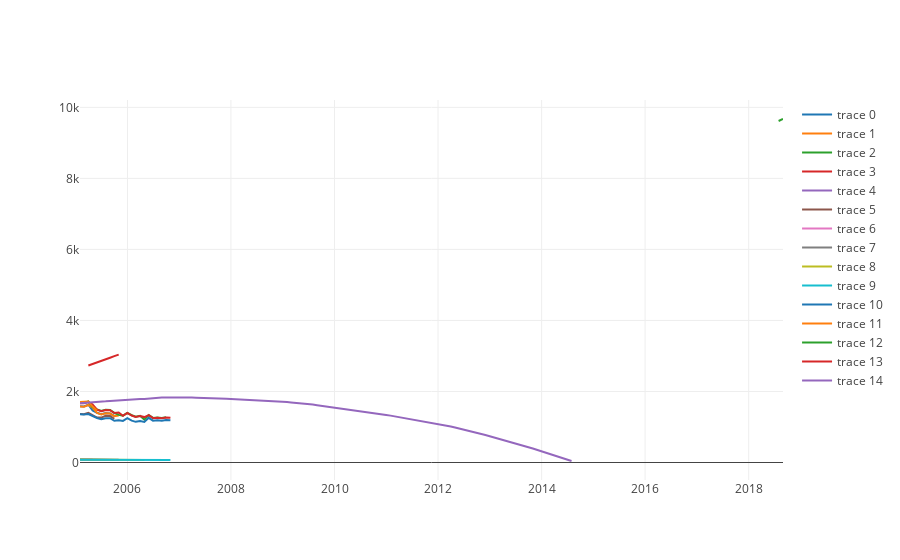

The notebook cell saved with this chart:
### Code cell
#iplot([{'x': dfPrices.index, 'y': dfPrices[col], 'name': col} for col in dfPrices.columns])
iplot([{'x': df.index, 'y': df[col]} for col in df.columns])

### Figure 1 — Plotly figure (JSON) as saved in the notebook; plotly's stock layout.template omitted (floating-point values rounded to 4 significant figures; data arrays with more than 128 entries replaced by an {"elided": "..."} marker saying what was removed)
{"data": [{"type": "scatter", "uid": "a66b89ee-c0eb-11e8-b921-a402b90289be", "x": {"elided": "164 str values"}, "y": {"elided": "164 float values"}}, {"type": "scatter", "uid": "a66b89ef-c0eb-11e8-924a-a402b90289be", "x": {"elided": "164 str values"}, "y": {"elided": "164 float values"}}, {"type": "scatter", "uid": "a66b89f0-c0eb-11e8-babb-a402b90289be", "x": {"elided": "164 str values"}, "y": {"elided": "164 float values"}}, {"type": "scatter", "uid": "a66b89f1-c0eb-11e8-826b-a402b90289be", "x": {"elided": "164 str values"}, "y": {"elided": "164 float values"}}, {"type": "scatter", "uid": "a66b89f2-c0eb-11e8-9a32-a402b90289be", "x": {"elided": "164 str values"}, "y": {"elided": "164 float values"}}, {"type": "scatter", "uid": "a66b89f3-c0eb-11e8-972b-a402b90289be", "x": {"elided": "164 str values"}, "y": {"elided": "164 float values"}}, {"type": "scatter", "uid": "a66b89f4-c0eb-11e8-8646-a402b90289be", "x": {"elided": "164 str values"}, "y": {"elided": "164 float values"}}, {"type": "scatter", "uid": "a66b89f5-c0eb-11e8-8083-a402b90289be", "x": {"elided": "164 str values"}, "y": {"elided": "164 float values"}}, {"type": "scatter", "uid": "a66b89f6-c0eb-11e8-97ab-a402b90289be", "x": {"elided": "164 str values"}, "y": {"elided": "164 float values"}}, {"type": "scatter", "uid": "a66b89f7-c0eb-11e8-a4c0-a402b90289be", "x": {"elided": "164 str values"}, "y": {"elided": "164 float values"}}, {"type": "scatter", "uid": "a66b89f8-c0eb-11e8-9597-a402b90289be", "x": {"elided": "164 str values"}, "y": {"elided": "164 float values"}}, {"type": "scatter", "uid": "a66b89f9-c0eb-11e8-a329-a402b90289be", "x": {"elided": "164 str values"}, "y": {"elided": "164 float values"}}, {"type": "scatter", "uid": "a66b89fa-c0eb-11e8-9a5c-a402b90289be", "x": {"elided": "164 str values"}, "y": {"elided": "164 float values"}}, {"type": "scatter", "uid": "a66b89fb-c0eb-11e8-bde6-a402b90289be", "x": {"elided": "164 str values"}, "y": {"elided": "164 float values"}}, {"type": "scatter", "uid": "a66b89fc-c0eb-11e8-aea1-a402b90289be", "x": {"elided": "164 str values"}, "y": {"elided": "164 float values"}}], "layout": {}}
